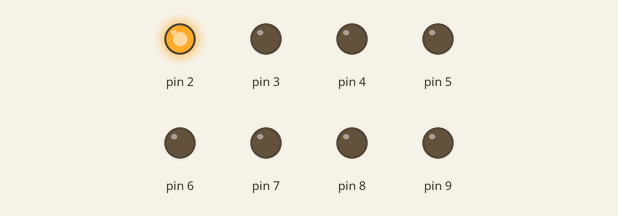
The sketch below on a simulated Arduino Uno, built with avr-gcc and run on an emulated ATmega328P. On the bench: output pins drawn as LEDs (lit = HIGH).

Above: at 0.12 s.
At 1.12 s:
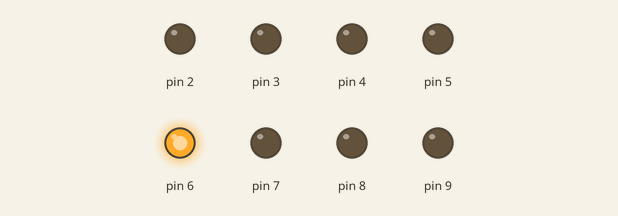
At 1.87 s:
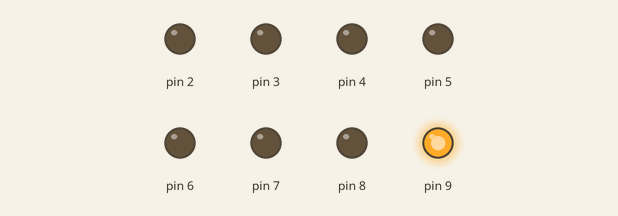
At 3.87 s:
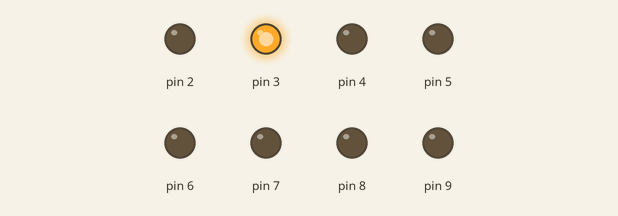
At 5.87 s:
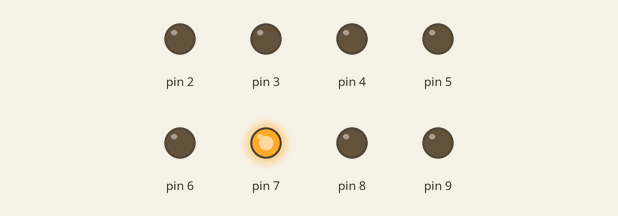
At 7.87 s:
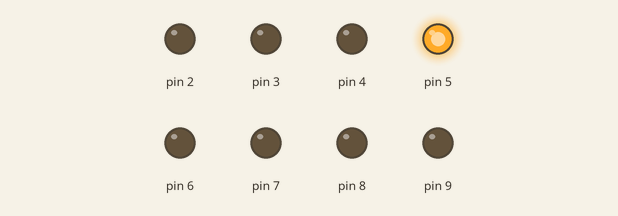
Timing chart, 0 to 8.2 s (numbered marks = the images above):
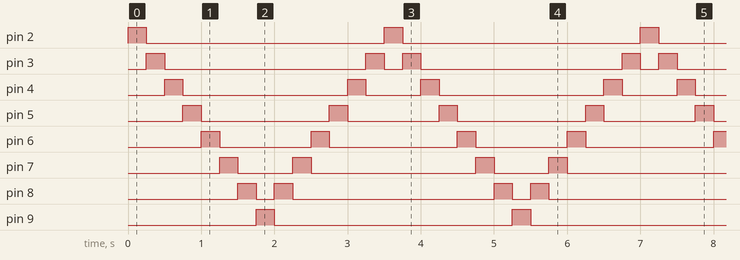

The sketch:

Nummer8.ino
```cpp
/*
 * Lauflicht-Programm
 * Dominic Brauer + Philipp Klimaschewski
 * Release: 20.09.2021
 */

//Deklarationsbereich

int Zeit = 250;
int LED = 2;

//Voreinstellungsbereich

void setup()
{
 Serial.begin(9600);
}

void loop()
{
for (LED=2; LED<9; LED++)
{
 pinMode(LED,OUTPUT);
 digitalWrite(LED,HIGH);
 delay(Zeit);
 digitalWrite(LED,LOW);
 }
 for (LED=9; LED>2; LED--)
{
 pinMode(LED,OUTPUT);
 digitalWrite(LED,HIGH);
 delay(Zeit);
 digitalWrite(LED,LOW);
 }
}
```

Measured:
- by itself, pin 2, pin 9: alternates HIGH for 0.25 s and LOW for 3.3 s
- by itself, pin 3: repeats every 3.5 s: LOW 2.8 s, HIGH 0.25 s, LOW 0.25 s, HIGH 0.25 s
- by itself, pin 4: repeats every 3.5 s: LOW 2.3 s, HIGH 0.25 s, LOW 0.75 s, HIGH 0.25 s
- by itself, pin 5: repeats every 3.5 s: LOW 1.8 s, HIGH 0.25 s, LOW 1.3 s, HIGH 0.25 s
- by itself, pin 6: repeats every 3.5 s: LOW 1.3 s, HIGH 0.25 s, LOW 1.8 s, HIGH 0.25 s
- by itself, pin 7: repeats every 3.5 s: LOW 0.75 s, HIGH 0.25 s, LOW 2.3 s, HIGH 0.25 s
- by itself, pin 8: repeats every 3.5 s: LOW 0.25 s, HIGH 0.25 s, LOW 2.8 s, HIGH 0.25 s
